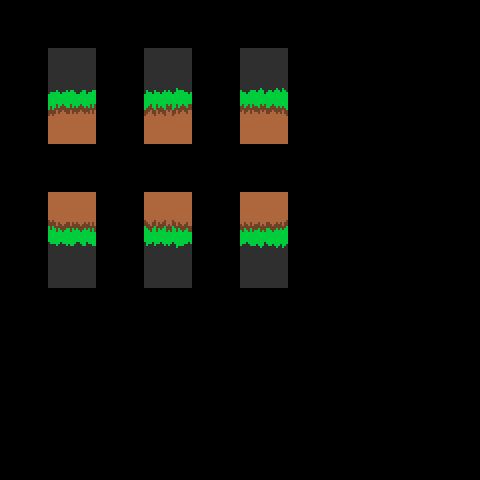

A level layout from a 2D game, rendered from its tile map. Below: a short description, then the map file with tile-grid data replaced by summaries:
An orthogonal 10x10 tile map with 48x48 px tiles, 4 tile layers (regions_input, input_Solid, regions_output, output_Grass1).

<map version="1.0" orientation="orthogonal" width="10" height="10" tilewidth="48" tileheight="48">
 <tileset firstgid="1" name="tiles-1" tilewidth="48" tileheight="48">
  <image source="tiles-1.png" width="528" height="288" />
 </tileset>
 <layer name="regions_input" width="10" height="10">
  <data>[100 cells, 6 non-empty, 1 distinct tile ids]</data>
 </layer>
 <layer name="input_Solid" width="10" height="10">
  <data>[100 cells, 6 non-empty, 6 distinct tile ids]</data>
 </layer>
 <layer name="regions_output" width="10" height="10">
  <data>[100 cells, 6 non-empty, 1 distinct tile ids]</data>
 </layer>
 <layer name="output_Grass1" width="10" height="10">
  <data>[100 cells, 6 non-empty, 6 distinct tile ids]</data>
 </layer>
</map>
